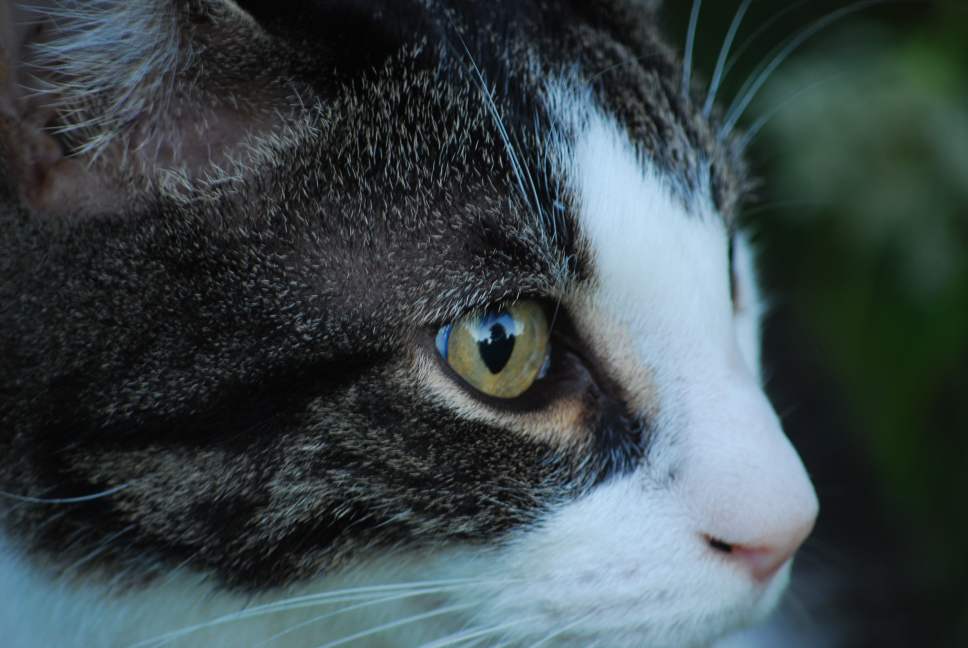
#> input picture photos/cat_image.JPG, 3872 x 2592 px, found by its file name (shown at 1/4 size)
$ python image_interpreter.py
#> lines starting #> are read from the running program, lines starting #| are printed output that depends on the picture
import cv2 as cv

img = cv.imread('photos/cat_image.jpg')
#> img is the input picture: shape (2592, 3872, 3); mean B, G, R 73.8, 71.4, 59.5


def rescaleFrame(frame, scale=.2):
#> called with scale = 0.2
    width = int(frame.shape[1] * scale)
#> width = 774
    height = int(frame.shape[0] * scale)
#> height = 518
    dimensions = (width, height)
#> dimensions = (774, 518)

    return cv.resize(frame, dimensions, interpolation=cv.INTER_AREA)
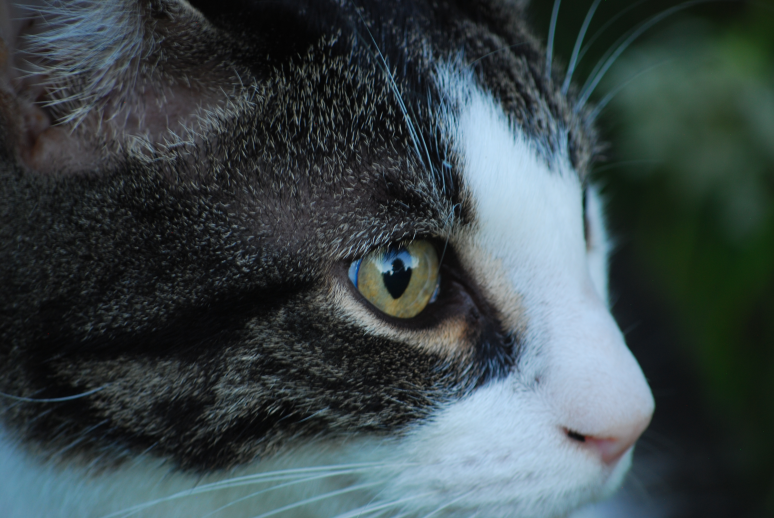
#> returned value: shape (518, 774, 3); mean of channels 0, 1, 2 73.8, 71.4, 59.5; drawn as B, G, R


resized_img = rescaleFrame(img)
cv.imshow('Cat', resized_img)

cv.waitKey(0)

$ run again, with photos/back_pic.png saved as photos/cat_image.JPG
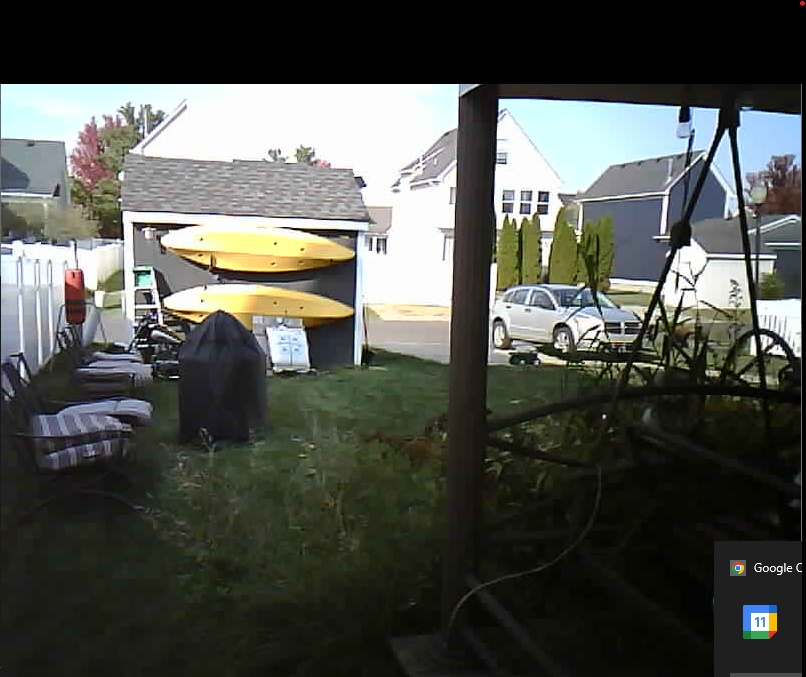
#> input picture photos/back_pic.png, 806 x 677 px, found by its file name
#> img is the input picture: shape (677, 806, 3); mean B, G, R 76.7, 82.5, 80
#> in rescaleFrame, `return cv.resize(frame, dimensions, interpolation=cv.INTER_AREA)`:
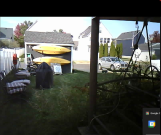
#> returned value: shape (135, 161, 3); mean of channels 0, 1, 2 76.7, 82.5, 80; drawn as B, G, R

$ run again, with photos/back_pic2.png saved as photos/cat_image.JPG
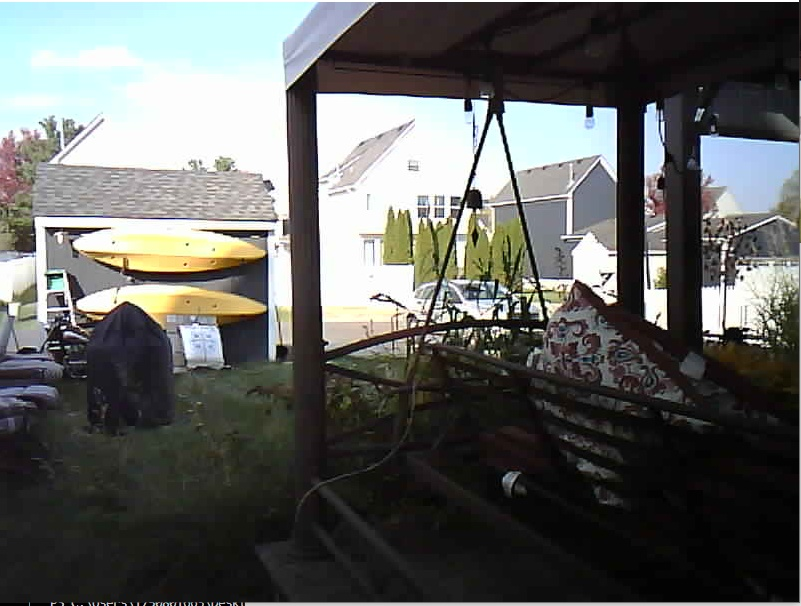
#> input picture photos/back_pic2.png, 801 x 606 px, found by its file name
#> img is the input picture: shape (606, 801, 3); mean B, G, R 95.2, 97.8, 96.5
#> in rescaleFrame, `return cv.resize(frame, dimensions, interpolation=cv.INTER_AREA)`:
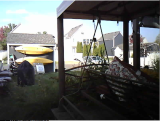
#> returned value: shape (121, 160, 3); mean of channels 0, 1, 2 95.2, 97.8, 96.5; drawn as B, G, R

$ run again, with photos/color_bright.png saved as photos/cat_image.JPG
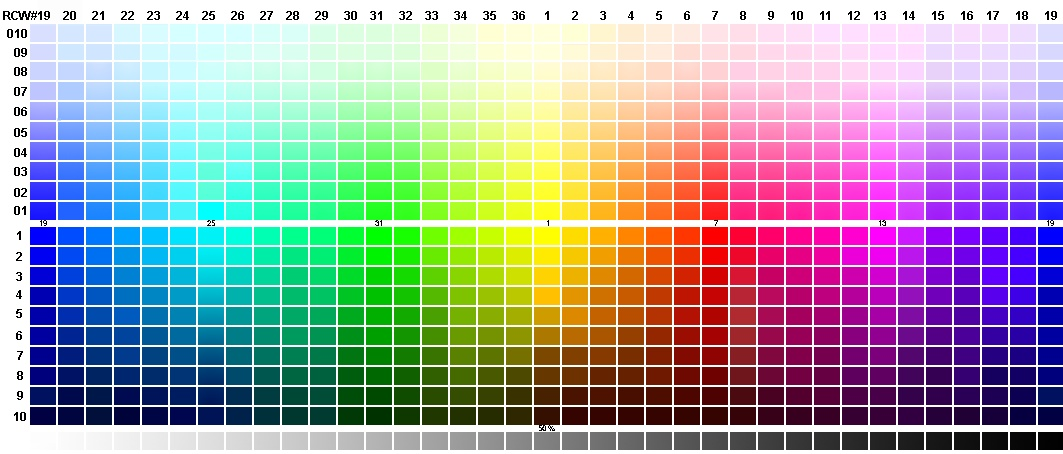
#> input picture photos/color_bright.png, 1063 x 454 px, found by its file name
#> img is the input picture: shape (454, 1063, 3); mean B, G, R 166.7, 163.4, 164.1
#> in rescaleFrame, `return cv.resize(frame, dimensions, interpolation=cv.INTER_AREA)`:
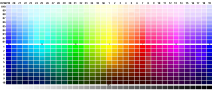
#> returned value: shape (90, 212, 3); mean of channels 0, 1, 2 166.7, 163.4, 164.1; drawn as B, G, R
